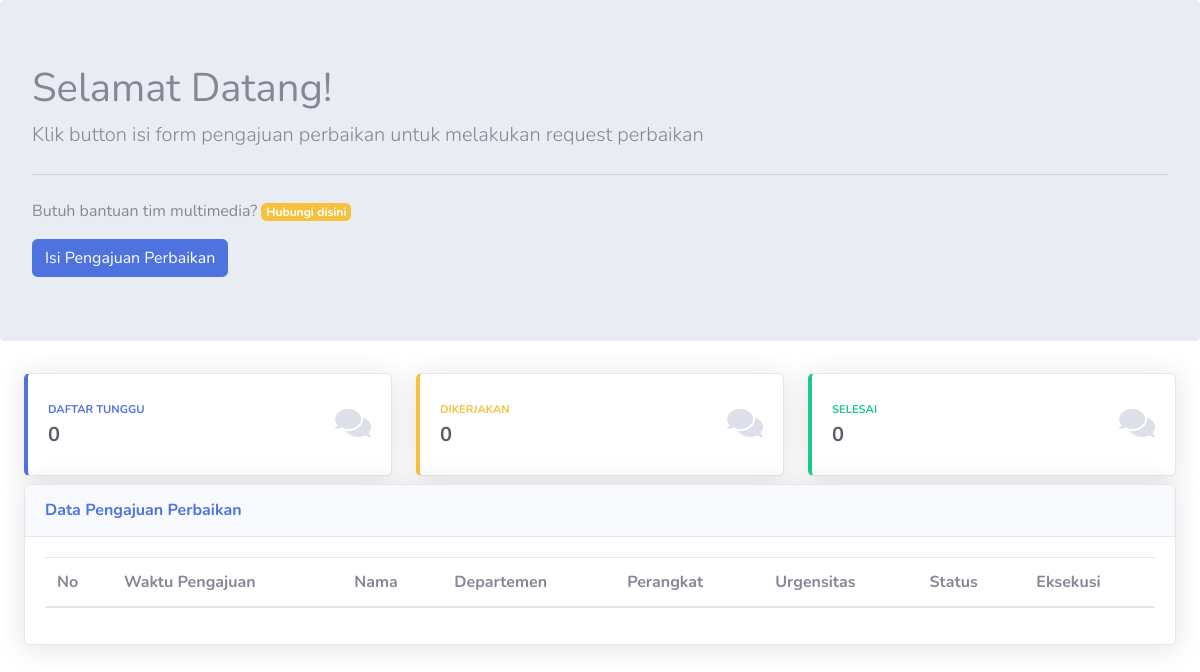
The app's page /index.php/maintenance, older data.
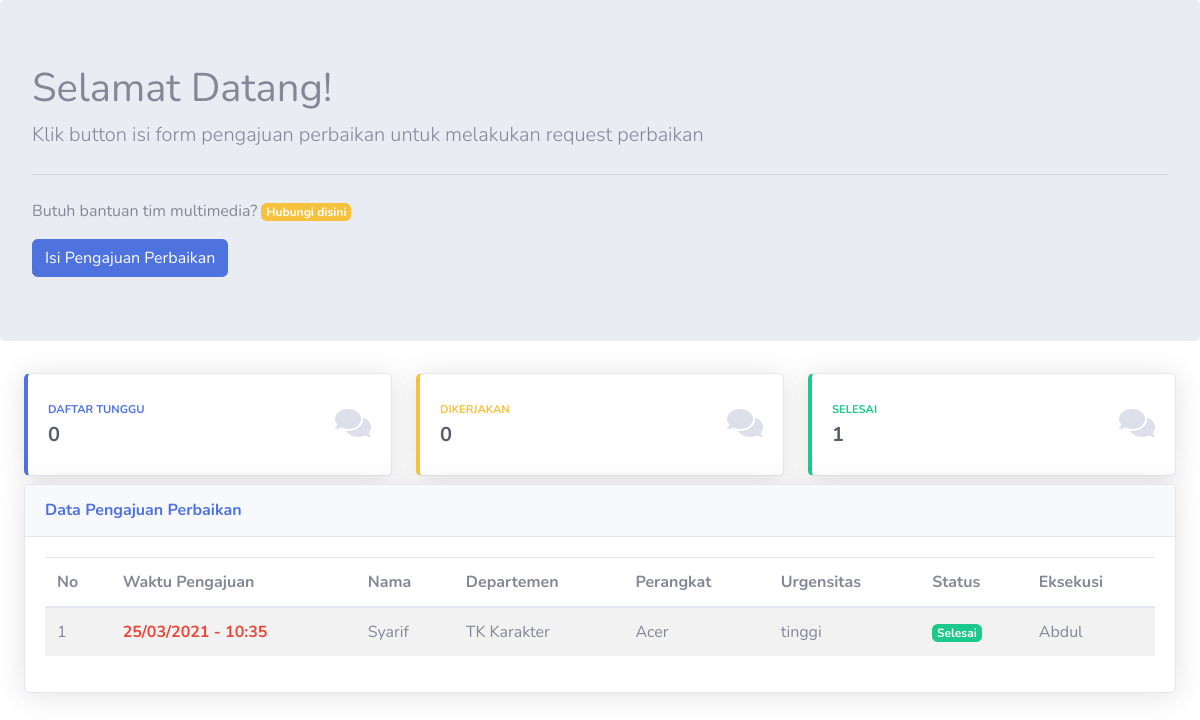
The same page, newer data.
### tables this page shows
CREATE TABLE `maintenance` (
  `id` int(11) NOT NULL,
  `id_departemen` int(11) NOT NULL,
  `id_pegawai` int(11) NOT NULL,
  `waktu_pengajuan` varchar(100) NOT NULL,
  `nama_pengaju` varchar(250) NOT NULL,
  `no_telp` varchar(50) NOT NULL,
  `nama_perangkat` varchar(250) NOT NULL,
  `deskripsi` text NOT NULL,
  `urgensitas` enum('tinggi','sedang','rendah') NOT NULL,
  `status` enum('Menunggu Diproses','Sedang Dikerjakan','Selesai','Ditolak') NOT NULL
);

CREATE TABLE `departemen` (
  `id_departemen` int(11) NOT NULL,
  `nama_departemen` varchar(255) NOT NULL
);

CREATE TABLE `pegawai` (
  `id_pegawai` int(11) NOT NULL,
  `nama_pegawai` varchar(250) NOT NULL,
  `no_telp` varchar(20) NOT NULL,
  `foto` text DEFAULT NULL
);

### application/controllers/Maintenance.php (called while the page is built, shortened)
<?php
class Maintenance extends CI_Controller {
	public function __construct()
    {
        $this->load->library('form_validation');
        $this->load->model('maintenance_model', 'pengajuan');
    }
	public function index() {
		$data = array(
			'title' => "Multimedia",
			'departemen' => $this->db->get('departemen')->result_array(),
			'jenis_project' => $this->db->get('project')->result_array(),
		);
		$menunggu = $this->db->query("SELECT * FROM `maintenance` JOIN `departemen`
                  ON `maintenance`.`id_departemen` = `departemen`.`id_departemen` WHERE `maintenance`.`status` = 'Menunggu Diproses'
                ");
		$diproses = $this->db->query("SELECT * FROM `maintenance` JOIN `departemen`
                  ON `maintenance`.`id_departemen` = `departemen`.`id_departemen` WHERE `maintenance`.`status` = 'Sedang Dikerjakan'
                ");
		$selesai = $this->db->query("SELECT * FROM `maintenance` JOIN `departemen`
                  ON `maintenance`.`id_departemen` = `departemen`.`id_departemen` WHERE `maintenance`.`status` = 'Selesai'
                ");
		$data['statusMenunggu'] = $menunggu->num_rows();
		$data['statusDikerjakan'] = $diproses->num_rows();
		$data['statusSelesai'] = $selesai->num_rows();
		$data['waktu']=  date('d/m/Y - H:i');
        $data['pengajuan'] = $this->pengajuan->getPengajuan();
        $data['kontak'] = $this->pengajuan->getKontak();
		$this->load->view('templates/auth_header', $data);
		$this->load->view('maintenance', $data);
		$this->load->view('templates/auth_footer', $data);
	}
}

### index.php (called while the page is built, shortened)
<?php
require_once BASEPATH.'core/CodeIgniter.php';

### application/models/maintenance_model.php (called while the page is built, shortened)
<?php
class Maintenance_model extends CI_Model
{
    public function getPengajuan()
    {
        $query = "SELECT * FROM `maintenance` JOIN `departemen`
                  ON `maintenance`.`id_departemen` = `departemen`.`id_departemen`
                  JOIN `pegawai` ON `maintenance`.`id_pegawai` = `pegawai`.`id_pegawai`
                ";
        return $this->db->query($query)->result_array();
    }
}

### application/views/maintenance.php (the view, shortened to what the changed rows need)
<body class="">
    <div class="jumbotron">
          <h1 class="display-5">Selamat Datang!</h1>
    </div>
    <div class="container-fluid" id="container">
        <div class="row mt-2">
        <div class="col-xl-4 col-md-6 mb-2 card-status">
        <div class="card border-left-success shadow h-100 py-2" id="card-selesai">
            <div class="card-body">
                <div class="row no-gutters align-items-center">
                    <div class="col mr-2">
                        <div class="text-xs font-weight-bold text-success text-uppercase mb-1">
                        Selesai</div>
                        <div class="h5 mb-0 font-weight-bold text-gray-800"><?= $statusSelesai ?></div>
                    </div>
                </div>
            </div>
        </div>
    </div>
</div>
<div class="card shadow mb-4">
    <div class="card-body">
        <div class="table-responsive" id="tabel-pengajuan" >
            <table class="table table-striped pengajuan" id="pengajuan" width="100%" cellspacing="0">
                <thead>
                    <tr>
                        <th scope="col">No</th>
                        <th scope="col">Waktu Pengajuan</th>
                        <th scope="col">Nama</th>
                        <th scope="col">Departemen</th>
                        <th scope="col">Perangkat</th>
                        <th scope="col">Urgensitas</th>
                        <th scope="col">Status</th>
                        <th scope="col">Eksekusi</th>
                    </tr>
                </thead>
                <tbody>
                    <?php $no=1; ?>
                    <?php foreach ($pengajuan as $row): ?>
                    <tr>
                        <td data-label="No"><?= $no++ ?></td>
                        <td data-label="Waktu Pengajuan"><b class="text-danger"><?= $row['waktu_pengajuan']; ?></b></td>
                        <td data-label="Nama Project"><?= $row['nama_pengaju'] ?></td>
                        <td data-label="Departemen"><?= $row['nama_departemen'] ?></td>
                        <td data-label="Target"><?= $row['nama_perangkat'] ?></td>
                        <td data-label="Nama"><?= $row['urgensitas'] ?></td>
                        <td data-label="Status"><p class="<?php
                                if($row['status'] == 'Menunggu Diproses'){
                                    echo 'badge badge-primary mb-0';
                                } else if($row['status'] == 'Sedang Dikerjakan'){
                                    echo 'badge badge-warning mb-0';
                                } else{
                                    echo 'badge badge-success mb-0';
                                }
                         ?>" id="warna_status"><?= $row['status'] ?></p></td>
                        <td data-label="Eksekusi"><?= $row['nama_pegawai']?></td>
                    </tr>
                    <?php endforeach ?>
                </tbody>
            </table>
        </div>
    </div>
</div>
</div>

Row changes from the older to the newer data that the page shows:
added maintenance: waktu_pengajuan "25/03/2021 - 10:35", nama_pengaju "Syarif", id_departemen.nama_departemen "TK Karakter", nama_perangkat "Acer", urgensitas "tinggi", status "Selesai", id_pegawai.nama_pegawai "Abdul"
Text that changed along with them:
$statusSelesai: "0" → "1"
